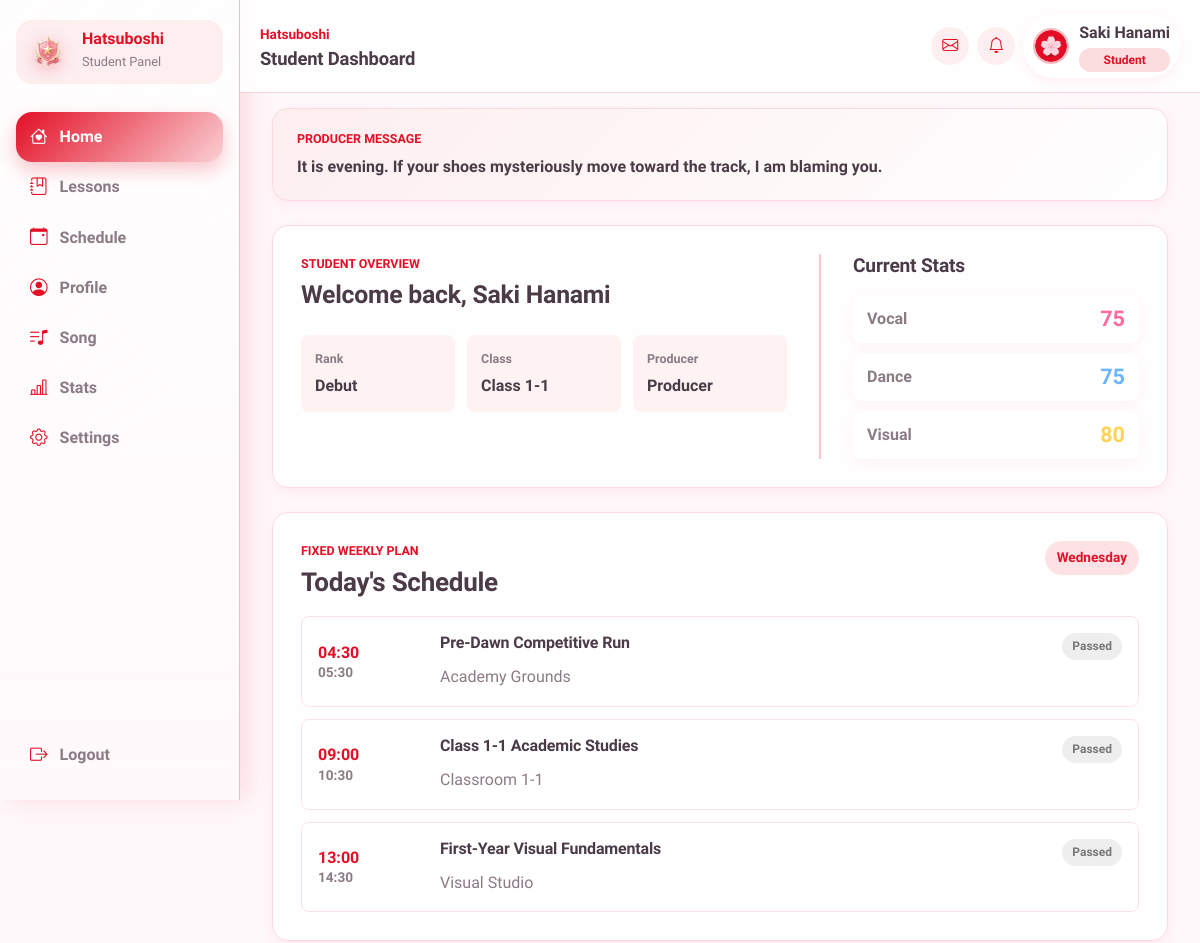
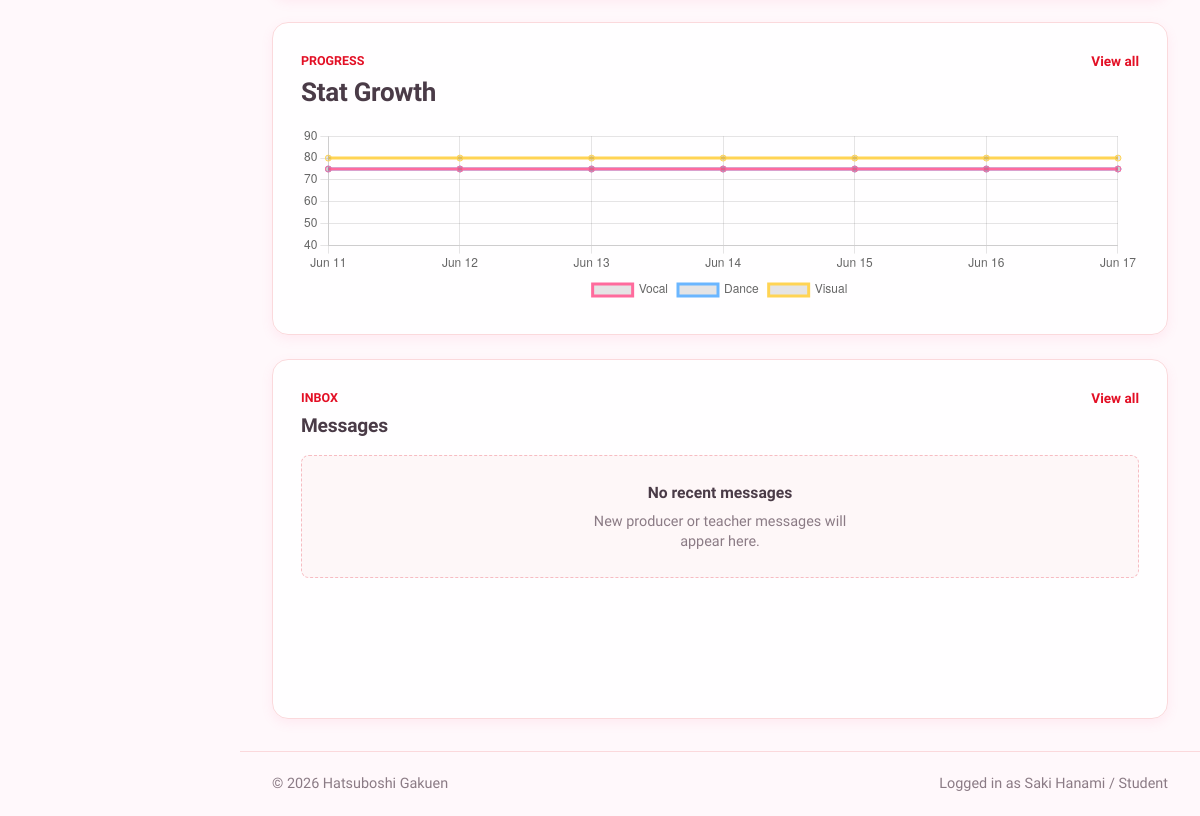
The app's page /student/dashboard.php (signed in) with its own data (2 pictures, top to bottom).
### tables this page shows
CREATE TABLE `students` (
  `id` int(11) NOT NULL AUTO_INCREMENT,
  `user_id` int(11) NOT NULL,
  `name` varchar(100) NOT NULL,
  `name_jp` varchar(100) DEFAULT NULL,
  `birthday` date DEFAULT NULL,
  `zodiac` varchar(30) DEFAULT NULL,
  `blood_type` char(2) DEFAULT NULL,
  `height` int(11) DEFAULT NULL,
  `weight` int(11) DEFAULT NULL,
  `three_size` varchar(20) DEFAULT NULL,
  `hometown` varchar(50) DEFAULT NULL,
  `hobbies` text DEFAULT NULL,
  `special_skill` text DEFAULT NULL,
  `school_year` varchar(20) DEFAULT NULL,
  `rank` varchar(10) NOT NULL DEFAULT 'Debut',
  `vocal` int(11) NOT NULL DEFAULT 0,
  `dance` int(11) NOT NULL DEFAULT 0,
  `visual` int(11) NOT NULL DEFAULT 0,
  `bio` text DEFAULT NULL,
  `producer_id` int(11) DEFAULT NULL,
  `created_at` datetime NOT NULL DEFAULT current_timestamp(),
  `updated_at` datetime NOT NULL DEFAULT current_timestamp() ON UPDATE current_timestamp(),
  PRIMARY KEY (`id`),
  UNIQUE KEY `uniq_students_user_id` (`user_id`),
  KEY `idx_students_producer_id` (`producer_id`),
  KEY `idx_students_rank` (`rank`),
  CONSTRAINT `fk_students_producer` FOREIGN KEY (`producer_id`) REFERENCES `users` (`id`) ON DELETE SET NULL ON UPDATE CASCADE,
  CONSTRAINT `fk_students_user` FOREIGN KEY (`user_id`) REFERENCES `users` (`id`) ON DELETE CASCADE ON UPDATE CASCADE
);

CREATE TABLE `producer_messages` (
  `id` int(11) NOT NULL AUTO_INCREMENT,
  `producer_id` int(11) DEFAULT NULL,
  `student_id` int(11) DEFAULT NULL,
  `message_type` varchar(50) NOT NULL,
  `tone` varchar(20) DEFAULT NULL,
  `message_text` text NOT NULL,
  PRIMARY KEY (`id`),
  KEY `idx_producer_messages_producer_id` (`producer_id`),
  KEY `idx_producer_messages_student_id` (`student_id`),
  KEY `idx_producer_messages_lookup` (`student_id`,`message_type`),
  CONSTRAINT `fk_producer_messages_producer` FOREIGN KEY (`producer_id`) REFERENCES `users` (`id`) ON DELETE SET NULL ON UPDATE CASCADE,
  CONSTRAINT `fk_producer_messages_student` FOREIGN KEY (`student_id`) REFERENCES `students` (`id`) ON DELETE CASCADE ON UPDATE CASCADE
);

CREATE TABLE `users` (
  `id` int(11) NOT NULL AUTO_INCREMENT,
  `username` varchar(50) NOT NULL,
  `password` varchar(255) NOT NULL,
  `role` enum('producer','teacher','student') NOT NULL,
  `avatar` varchar(255) DEFAULT NULL,
  `is_active` tinyint(1) NOT NULL DEFAULT 1,
  `created_at` datetime NOT NULL DEFAULT current_timestamp(),
  `updated_at` datetime NOT NULL DEFAULT current_timestamp() ON UPDATE current_timestamp(),
  `last_login` datetime DEFAULT NULL,
  `theme_primary_color` varchar(20) DEFAULT '#FF6B9D',
  `theme_secondary_color` varchar(20) DEFAULT '#FFB3D1',
  PRIMARY KEY (`id`),
  UNIQUE KEY `uniq_users_username` (`username`),
  KEY `idx_users_role` (`role`),
  KEY `idx_users_is_active` (`is_active`)
);

CREATE TABLE `recurring_schedules` (
  `id` int(11) NOT NULL AUTO_INCREMENT,
  `student_id` int(11) NOT NULL,
  `weekday` tinyint(4) NOT NULL,
  `activity_type` varchar(50) NOT NULL,
  `title` varchar(100) NOT NULL,
  `description` text DEFAULT NULL,
  `start_time` time NOT NULL,
  `end_time` time NOT NULL,
  `location` varchar(100) DEFAULT NULL,
  `created_by` int(11) DEFAULT NULL,
  `is_active` tinyint(1) NOT NULL DEFAULT 1,
  `created_at` datetime NOT NULL DEFAULT current_timestamp(),
  `updated_at` datetime NOT NULL DEFAULT current_timestamp() ON UPDATE current_timestamp(),
  PRIMARY KEY (`id`)
);

### student/dashboard.php (the view, shortened to what the rows shown need)
<?php
require_once '../config/database.php';
$stmt = $pdo->prepare(
    'SELECT
        s.id,
        s.name,
        s.birthday,
        s.rank,
        s.school_year,
        s.vocal,
        s.dance,
        s.visual,
        su.theme_primary_color,
        su.theme_secondary_color,
        pu.username AS producer_name
     FROM students s
     INNER JOIN users su ON su.id = s.user_id
     LEFT JOIN users pu ON pu.id = s.producer_id
     WHERE s.user_id = ?
     LIMIT 1'
);
$stmt->execute([$_SESSION['id']]);
$student = $stmt->fetch();
$weekday = (int) date('N');
$schedule_stmt = $pdo->prepare(
    'SELECT activity_type, title, description, start_time, end_time, location
     FROM recurring_schedules
     WHERE student_id = ?
       AND weekday = ?
       AND is_active = 1
     ORDER BY start_time'
);
$schedule_stmt->execute([$student['id'], $weekday]);
$today_schedules = $schedule_stmt->fetchAll();
require_once '../includes/stat_chart_helpers.php';
$chart = get_student_weekly_stat_chart($pdo, $student);
$chart_labels = $chart['labels'];
$chart_data = $chart['data'];
$previous_snapshot = $chart['previous_snapshot'];
require_once '../includes/producer_message_helpers.php';
$producer_message = get_producer_message(
    $pdo,
    $student,
    $today_schedules,
    $previous_snapshot ?: null
);
$is_birthday = is_student_birthday_today($student);
require_once '../includes/header.php';
?>
<main class="dashboard-main">
    <section class="producer-message-card <?= $is_birthday ? 'birthday-message-card' : '' ?>">
        <p class="dashboard-eyebrow">
            <?= $is_birthday ? 'Birthday Producer Message' : 'Producer Message' ?>
        </p>
        <p class="producer-message-text">
            <?= htmlspecialchars($producer_message, ENT_QUOTES, 'UTF-8') ?>
        </p>
    </section>
    <section class="dashboard-hero">
        <div class="student-info">
            <p class="dashboard-eyebrow">Student Overview</p>
            <h2>
                Welcome back,
                <?= htmlspecialchars($student['name'] ?? 'Student', ENT_QUOTES, 'UTF-8') ?>
            </h2>
            <dl class="student-details">
                <div>
                    <dt>Rank</dt>
                    <dd><?= htmlspecialchars($student['rank'] ?? 'Unranked', ENT_QUOTES, 'UTF-8') ?></dd>
                </div>
                <div>
                    <dt>Class</dt>
                    <dd><?= htmlspecialchars($student['school_year'] ?? 'Not assigned', ENT_QUOTES, 'UTF-8') ?></dd>
                </div>
                <div>
                    <dt>Producer</dt>
                    <dd><?= htmlspecialchars($student['producer_name'] ?? 'Not assigned', ENT_QUOTES, 'UTF-8') ?></dd>
                </div>
            </dl>
        </div>
        <aside class="current-stats">
            <h2>Current Stats</h2>
            <div class="stat-row vocal">
                <span>Vocal</span>
                <strong><?= (int) ($student['vocal'] ?? 0) ?></strong>
            </div>
            <div class="stat-row dance">
                <span>Dance</span>
                <strong><?= (int) ($student['dance'] ?? 0) ?></strong>
            </div>
            <div class="stat-row visual">
                <span>Visual</span>
                <strong><?= (int) ($student['visual'] ?? 0) ?></strong>
            </div>
        </aside>
    </section>
    <div class="dashboard-grid">
        <section class="today-schedule">
            <div class="section-heading">
                <div>
                    <h2>Today's Schedule</h2>
                </div>
            </div>
            <?php if (empty($today_schedules)): ?>
            <div class="empty-dashboard-state">
                <strong>No schedule today</strong>
                <p>There are no fixed lessons or activities planned for this weekday.</p>
            </div>
            <?php else: ?>
            <div class="schedule-list">
                <?php $current_time = date('H:i:s'); ?>
                <?php foreach ($today_schedules as $schedule): ?>
                <?php
                if ($schedule['end_time'] < $current_time) {
                    $schedule_status = 'Passed';
                } elseif ($schedule['start_time'] <= $current_time && $schedule['end_time'] >= $current_time) {
                    $schedule_status = 'Now';
                } else {
                    $schedule_status = 'Upcoming';
                }
                ?>
                <article class="schedule-item">
                    <time class="schedule-time">
                        <span><?= htmlspecialchars(substr($schedule['start_time'], 0, 5), ENT_QUOTES, 'UTF-8') ?></span>
                        <span><?= htmlspecialchars(substr($schedule['end_time'], 0, 5), ENT_QUOTES, 'UTF-8') ?></span>
                    </time>
                    <div class="schedule-content">
                        <div class="schedule-title-row">
                            <h3>
                                <?= htmlspecialchars($schedule['title'], ENT_QUOTES, 'UTF-8') ?>
                            </h3>
                            <span
                                class="schedule-status <?= htmlspecialchars(strtolower($schedule_status), ENT_QUOTES, 'UTF-8') ?>">
                                <?= htmlspecialchars($schedule_status, ENT_QUOTES, 'UTF-8') ?>
                            </span>
                        </div>
                        <p>
                            <?= htmlspecialchars($schedule['location'] ?? 'No location', ENT_QUOTES, 'UTF-8') ?>
                        </p>
                    </div>
                </article>
                <?php endforeach; ?>
            </div>
            <?php endif; ?>
        </section>
        <aside class="dashboard-side-panel">
            <section class="stats-preview">
                <div class="section-heading">
                    <div>
                        <h2>Stat Growth</h2>
                    </div>
                </div>
            </section>
            <section class="messages-preview">
                <div class="section-heading">
                    <div>
                        <h2>Messages</h2>
                    </div>
                </div>
            </section>
        </aside>
    </div>
</main>
<script>
//Pass PHP chart data to JavaScript
const statLabels = <?= json_encode($chart_labels, JSON_HEX_TAG | JSON_HEX_APOS | JSON_HEX_QUOT | JSON_HEX_AMP) ?>;
const statData = <?= json_encode($chart_data, JSON_HEX_TAG | JSON_HEX_APOS | JSON_HEX_QUOT | JSON_HEX_AMP) ?>;
//Find the highest stat value
const allStats = [
    ...(statData.vocal ?? []),
    ...(statData.dance ?? []),
    ...(statData.visual ?? [])
].filter(value => value !== null && value !== undefined);
const maxStat = allStats.length ? Math.max(...allStats) : 100;
const yMax = Math.ceil((maxStat + 10) / 10) * 10;
//Create the line chart
new Chart(document.getElementById('statProgressChart'), {
    type: 'line',
    data: {
        labels: statLabels,
        datasets: [
            {
                label: 'Vocal',
                data: statData.vocal,
                borderColor: getComputedStyle(document.body).getPropertyValue('--vocal-color').trim(),
                tension: 0.35,
                spanGaps: true
            },
            {
                label: 'Dance',
                data: statData.dance,
                borderColor: getComputedStyle(document.body).getPropertyValue('--dance-color').trim(),
                tension: 0.35,
                spanGaps: true
            },
            {
                label: 'Visual',
                data: statData.visual,
                borderColor: getComputedStyle(document.body).getPropertyValue('--visual-color').trim(),
                tension: 0.35,
                spanGaps: true
            }
        ]
    },
    //Chart option
    options: {
        responsive: true,
        maintainAspectRatio: false,
        plugins: {
            legend: {
                position: 'bottom'
            }
        },
        scales: {
            y: {
                min: 40,
                max: yMax,
                ticks: {
                    stepSize: 10
                }
            }
        }
    }
});
</script>
<?php require_once '../includes/footer.php'; ?>

### records on screen
students: id.message_text "It is evening. If your shoes mysteriously move toward the track, I am blaming you.", name "Saki Hanami", rank "Debut", school_year "Class 1-1", producer.username "Producer", vocal "75", dance "75", visual "80"
recurring_schedules: start_time "04:30", end_time "05:30", title "Pre-Dawn Competitive Run", end_time "Passed", location "Academy Grounds"
recurring_schedules: start_time "09:00", end_time "10:30", title "Class 1-1 Academic Studies", end_time "Passed", location "Classroom 1-1"
recurring_schedules: start_time "13:00", end_time "14:30", title "First-Year Visual Fundamentals", end_time "Passed", location "Visual Studio"

### other values on screen
$page_title "Student Dashboard"
$username "Saki Hanami"
$role_label "Student"
$panel_label "Student Panel"
$item['label'] "Home"
$item['label'] "Lessons"
$item['label'] "Schedule"
$item['label'] "Profile"
$item['label'] "Song"
$item['label'] "Stats"
$item['label'] "Settings"
$_SESSION['user_name'] "Saki Hanami"
$_SESSION['role'] "Student"
